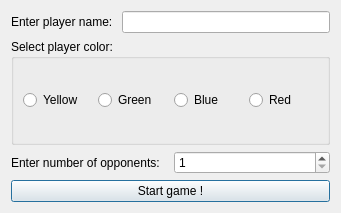
<?xml version="1.0" encoding="UTF-8"?>
<ui version="4.0">
 <class>WelcomeWindow</class>
 <widget class="QDialog" name="WelcomeWindow">
  <property name="geometry">
   <rect>
    <x>0</x>
    <y>0</y>
    <width>341</width>
    <height>213</height>
   </rect>
  </property>
  <property name="minimumSize">
   <size>
    <width>341</width>
    <height>213</height>
   </size>
  </property>
  <property name="maximumSize">
   <size>
    <width>341</width>
    <height>213</height>
   </size>
  </property>
  <property name="windowTitle">
   <string>Welcome to Monopoly !</string>
  </property>
  <layout class="QGridLayout" name="gridLayout">
   <item row="0" column="0">
    <layout class="QHBoxLayout" name="PlayerNameLayout">
     <item>
      <widget class="QLabel" name="PlayerNameLabel">
       <property name="text">
        <string>Enter player name: </string>
       </property>
      </widget>
     </item>
     <item>
      <widget class="QLineEdit" name="PlayerName"/>
     </item>
    </layout>
   </item>
   <item row="1" column="0">
    <widget class="QGroupBox" name="PlayerColorLayout">
     <property name="title">
      <string>Select player color: </string>
     </property>
     <layout class="QHBoxLayout" name="horizontalLayout">
      <item>
       <widget class="QRadioButton" name="YellowColor">
        <property name="text">
         <string>Yellow</string>
        </property>
       </widget>
      </item>
      <item>
       <widget class="QRadioButton" name="GreenColor">
        <property name="text">
         <string>Green</string>
        </property>
       </widget>
      </item>
      <item>
       <widget class="QRadioButton" name="BlueColor">
        <property name="text">
         <string>Blue</string>
        </property>
       </widget>
      </item>
      <item>
       <widget class="QRadioButton" name="RedColor">
        <property name="text">
         <string>Red</string>
        </property>
       </widget>
      </item>
     </layout>
    </widget>
   </item>
   <item row="2" column="0">
    <layout class="QHBoxLayout" name="OpponentsLayer">
     <item>
      <widget class="QLabel" name="label">
       <property name="text">
        <string>Enter number of opponents:</string>
       </property>
      </widget>
     </item>
     <item>
      <widget class="QSpinBox" name="NumbeOfOpponents">
       <property name="minimum">
        <number>1</number>
       </property>
       <property name="maximum">
        <number>3</number>
       </property>
       <property name="stepType">
        <enum>QAbstractSpinBox::DefaultStepType</enum>
       </property>
      </widget>
     </item>
    </layout>
   </item>
   <item row="3" column="0">
    <widget class="QPushButton" name="StartGame">
     <property name="text">
      <string>Start game !</string>
     </property>
    </widget>
   </item>
  </layout>
 </widget>
 <resources/>
 <connections/>
</ui>
